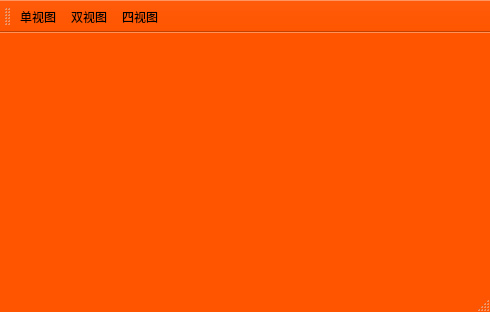
<?xml version="1.0" encoding="UTF-8"?>
<ui version="4.0">
 <class>MainWindow</class>
 <widget class="QMainWindow" name="MainWindow">
  <property name="geometry">
   <rect>
    <x>0</x>
    <y>0</y>
    <width>490</width>
    <height>312</height>
   </rect>
  </property>
  <property name="palette">
   <palette>
    <active>
     <colorrole role="Base">
      <brush brushstyle="SolidPattern">
       <color alpha="255">
        <red>255</red>
        <green>255</green>
        <blue>255</blue>
       </color>
      </brush>
     </colorrole>
     <colorrole role="Window">
      <brush brushstyle="SolidPattern">
       <color alpha="255">
        <red>255</red>
        <green>85</green>
        <blue>0</blue>
       </color>
      </brush>
     </colorrole>
    </active>
    <inactive>
     <colorrole role="Base">
      <brush brushstyle="SolidPattern">
       <color alpha="255">
        <red>255</red>
        <green>255</green>
        <blue>255</blue>
       </color>
      </brush>
     </colorrole>
     <colorrole role="Window">
      <brush brushstyle="SolidPattern">
       <color alpha="255">
        <red>255</red>
        <green>85</green>
        <blue>0</blue>
       </color>
      </brush>
     </colorrole>
    </inactive>
    <disabled>
     <colorrole role="Base">
      <brush brushstyle="SolidPattern">
       <color alpha="255">
        <red>255</red>
        <green>85</green>
        <blue>0</blue>
       </color>
      </brush>
     </colorrole>
     <colorrole role="Window">
      <brush brushstyle="SolidPattern">
       <color alpha="255">
        <red>255</red>
        <green>85</green>
        <blue>0</blue>
       </color>
      </brush>
     </colorrole>
    </disabled>
   </palette>
  </property>
  <property name="windowTitle">
   <string>MainWindow</string>
  </property>
  <widget class="QWidget" name="centralWidget"/>
  <widget class="QMenuBar" name="menuBar">
   <property name="geometry">
    <rect>
     <x>0</x>
     <y>0</y>
     <width>490</width>
     <height>23</height>
    </rect>
   </property>
  </widget>
  <widget class="QToolBar" name="mainToolBar">
   <attribute name="toolBarArea">
    <enum>TopToolBarArea</enum>
   </attribute>
   <attribute name="toolBarBreak">
    <bool>false</bool>
   </attribute>
   <addaction name="action_2"/>
   <addaction name="action_3"/>
   <addaction name="action"/>
  </widget>
  <widget class="QStatusBar" name="statusBar"/>
  <action name="action_2">
   <property name="checkable">
    <bool>true</bool>
   </property>
   <property name="text">
    <string>单视图</string>
   </property>
   <property name="toolTip">
    <string>&lt;html&gt;&lt;head/&gt;&lt;body&gt;&lt;p&gt;单视图显示&lt;/p&gt;&lt;/body&gt;&lt;/html&gt;</string>
   </property>
  </action>
  <action name="action_3">
   <property name="checkable">
    <bool>true</bool>
   </property>
   <property name="text">
    <string>双视图</string>
   </property>
  </action>
  <action name="action">
   <property name="checkable">
    <bool>true</bool>
   </property>
   <property name="text">
    <string>四视图</string>
   </property>
  </action>
 </widget>
 <layoutdefault spacing="6" margin="11"/>
 <resources/>
 <connections/>
</ui>
